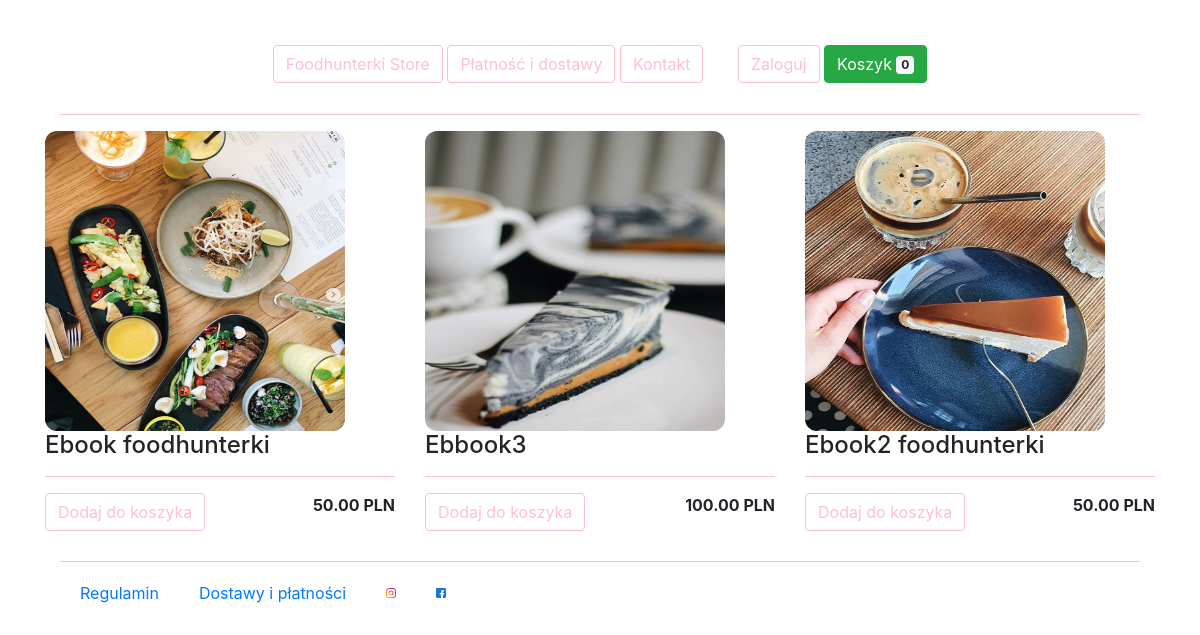
The page / on the database its author committed.
### fhstore/models.py (models this page shows, shortened)
class Product(models.Model):
    name = models.CharField(max_length=200)
    price = models.DecimalField(max_digits=7, decimal_places=2)
    digital = models.BooleanField(default=False, null=True, blank=True)
    image = models.ImageField(null=True, blank=True)
    @property
    def imageURL(self):
        try:
            url = self.image.url
        except:
            url = ''
        return url

### fhstore/views.py (the view)
# urls.py: path('', views.store, name='store'),
def store(request):
    data = cartData(request)
    cartItems = data['cartItems']
    products = Product.objects.all()
    context = {'products': products, 'cartItems': cartItems}
    return render(request, 'fhstore/store.html', context)

### fhstore/utils.py (called while the page is built, shortened)
def cookieCart(request):
    try:
        cart = json.loads(request.COOKIES['cart'])
    except:
        cart = {}
        print('CarT:',cart)
    items = []
    order = {'get_cart_total':0, 'get_cart_items':0, 'shipping':False}
    cartItems = order['get_cart_items']
    return {'cartItems':cartItems, 'order':order, 'items':items}

def cartData(request):
    if request.user.is_authenticated:
        customer = request.user.customer
        order, created = Order.objects.get_or_create(customer=customer, complete=False)
        items = order.orderitem_set.all()
        cartItems = order.get_cart_items
    else:
        cookieData = cookieCart(request)
        cartItems = cookieData['cartItems']
        order = cookieData['order']
        items = cookieData['items']
    return {'cartItems':cartItems, 'order':order, 'items':items}

### fhstore/templates/fhstore/store.html
{% extends 'fhstore/base.html' %}
{% load static %}
{% block content %}
    <div class="row">
    {% for product in products %}
        <div class="col-lg-4">
            <img class="thumbnail" src="{{product.imageURL}}">
            <div class="box-element-item">
                <h4>{{product.name}}</h4>
                <hr class="horizontal-line">
                <a data-product={{product.id}} data-action="add" class="btn btn-outline-light add-btn update-cart">Dodaj do koszyka</a>
                <h7 style="display: inline-block; float: right"><strong>{{product.price|floatformat:2}} PLN</strong></h7>
            </div>
        </div>
    {% endfor %}
    </div>
{% endblock content %}

### static/css/main.css (style rules this page uses)
.horizontal-line { color: pink; border-color: pink; }
.btn.btn-outline-light { color:pink; border-color: pink; }
.thumbnail { align-self: center; width: 300px; height: 300px; border-radius: 12px; }

### rows shown on the page
Product: imageURL (picture), name "Ebook foodhunterki", price "50.00"
Product: imageURL (picture), name "Ebbook3", price "100.00"
Product: imageURL (picture), name "Ebook2 foodhunterki", price "50.00"

### other values the page prints
{{ cartItems }} "0"
